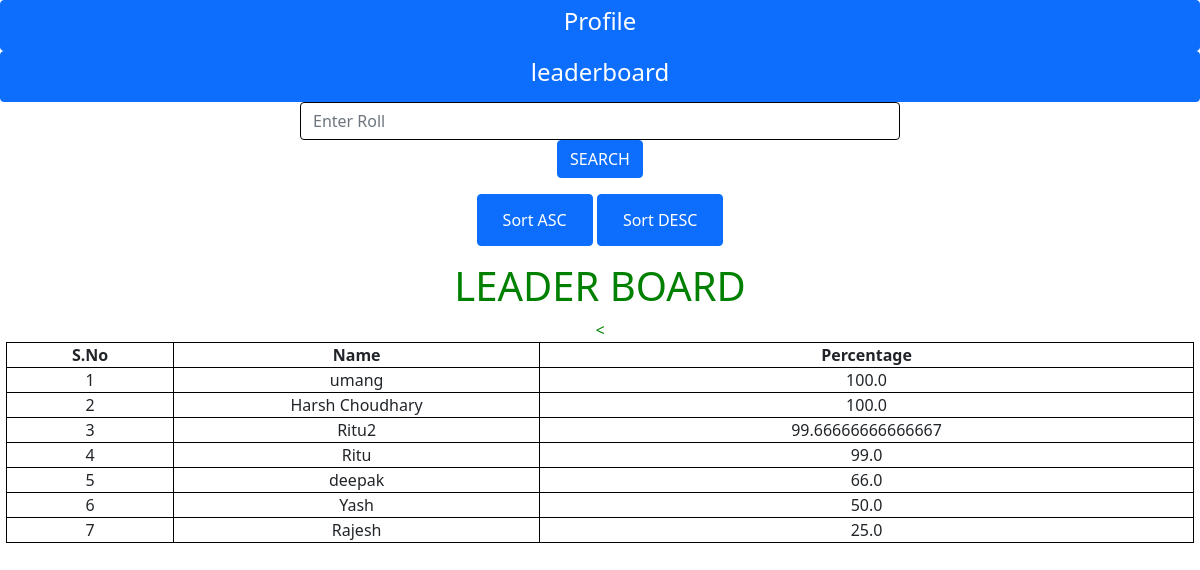
Page /leaderboard/ on the committed database.
### marks/models.py (models this page shows, shortened)
class Marks(models.Model):
    Name = models.CharField(max_length=20)
    Roll_no = models.IntegerField()
    MarksInPhysics = models.IntegerField()
    MarksInMathematics = models.IntegerField();
    MarksInChemistry = models.IntegerField();
    Total = models.IntegerField();
    Percentage = models.FloatField()

### marks/views.py (the view, shortened to what this page needs)
# urls.py: path('leaderboard/',views.leaderboard.as_view(),name='leaderboard'),
class leaderboard(View):
    def get(self,request):
        students = reversed(Marks.objects.all().order_by('Percentage'))
        return render(request,'leader.html',{'data':students,'active':'btn-primary'})

### marks/templates/leader.html (shortened to what this page needs)
<html lang="en">
  <head>
    <link href="https://cdn.jsdelivr.net/npm/bootstrap@5.0.0-beta1/dist/css/bootstrap.min.css" rel="stylesheet">
  </head>
  <body>
  <div>
    <ul class="list-unstyled">
    <li class="d-grid"><a href="{% url 'home' %}" class="btn {{active}}"><h4>Profile</h4></a></li>
    <li class="d-grid"><a href="{% url 'leaderboard' %}" class="btn {{active}}"><h4>leaderboard</h4></a></li>
    <li>
    <form action="" method="post">
    <center>
    <input style="width:50%; border:1px solid black" class="form-control" name="search" placeholder="Enter Roll">
    <button class="btn btn-primary">SEARCH</button>
    </center>
    </form>
    <center>
    <a href="{% url 'ASC' %}" class ="btn {{active}}"><button class="btn btn-primary">Sort ASC</button></a>
    <a href="{% url 'leaderboard' %}" class ="btn {{active}}"><button class="btn btn-primary">Sort DESC</button></a>
  </center>
    </li>
  </ul>
    </div>
<center style="color:green"><h1>LEADER BOARD </h1>
<Table>
  <tr>
  <Th style="width:33px; border:solid-black;"> S.No</Th>
  <Th style="width:33px; border:solid-black;"> Name</Th>
  <Th style="width:33px; border:solid-black;"> Percentage</Th>
</tr>
    <{% for ad in data %}
    <tr>
       <td style="width:33px; border:solid-black;">{{forloop.counter}}</td>
       <td style="width:33px; border:solid-black;">{{ad.Name}}</td>
       <td style="width:33px; border:solid-black;">{{ad.Percentage}}</td>
    </tr>
    {% endfor %}
  </Table></center>
  </body>
</html>

### marks/templates/leader.html (style rules this page uses)
table, th, td { border: 1px solid black; width: 99%; text-align: center; }

### rows in the picture
Marks: Name "umang", Percentage "100.0"
Marks: Name "Harsh Choudhary", Percentage "100.0"
Marks: Name "Ritu2", Percentage "99.66666666666667"
Marks: Name "Ritu", Percentage "99.0"
Marks: Name "deepak", Percentage "66.0"
Marks: Name "Yash", Percentage "50.0"
Marks: Name "Rajesh", Percentage "25.0"
